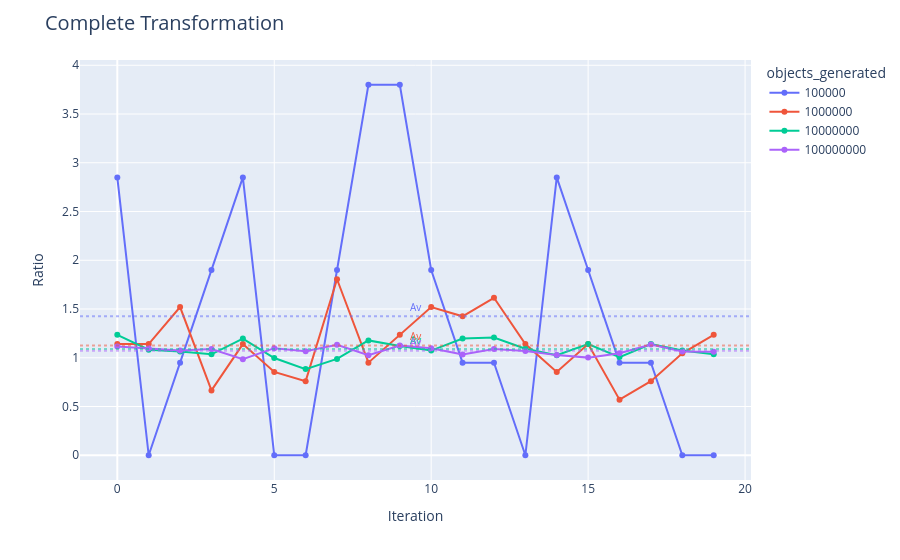

The code cell stored with this chart in its notebook:
### Code cell
import plotly.express as px
import plotly.graph_objects as go

# Gráfico base
fig = px.line(
    df_complete2, 
    x='iteration', 
    y='ratio', 
    color='objects_generated', 
    markers=True
)

# Obtener los colores del gráfico
color_map = {}
for trace in fig.data:
    # A veces trace.name no es exactamente igual al valor de la columna, por eso lo forzamos a string
    color_map[str(trace.name)] = trace.line.color

# Agregar línea horizontal del promedio para cada categoría
for category in df_complete2['objects_generated'].unique():
    color = color_map.get(str(category), 'gray')  # color por defecto si no se encuentra
    avg_value = df_complete2.loc[df_complete2['objects_generated'] == category, 'ratio'].mean()

    fig.add_hline(
        y=avg_value,
        line=dict(color=color, width=2, dash='dot'),
        opacity=0.5,
        annotation_text=f"Av",
        annotation_position="top",
        annotation_font=dict(color=color, size=10)
    )

# Ajustes visuales
fig.update_layout(
    title=dict(text="Complete Transformation", font=dict(size=20)),
    yaxis_title="Ratio",
    xaxis_title="Iteration",
    showlegend=True
)

fig.show()

### Figure 1 — Plotly figure (JSON) as saved in the notebook; plotly's stock layout.template omitted (floating-point values rounded to 4 significant figures)
{"data": [{"hovertemplate": "objects_generated=100000<br>iteration=%{x}<br>ratio=%{y}<extra></extra>", "legendgroup": "100000", "line": {"color": "#636efa", "dash": "solid"}, "marker": {"symbol": "circle"}, "mode": "lines+markers", "name": "100000", "orientation": "v", "showlegend": true, "type": "scatter", "x": [0.0, 1.0, 2.0, 3.0, 4.0, 5.0, 6.0, 7.0, 8.0, 9.0, 10.0, 11.0, 12.0, 13.0, 14.0, 15.0, 16.0, 17.0, 18.0, 19.0], "xaxis": "x", "y": [2.85, 0.0, 0.9501, 1.9, 2.85, 0.0, 0.0, 1.9, 3.8, 3.8, 1.9, 0.9501, 0.9501, 0.0, 2.85, 1.9, 0.9501, 0.9501, 0.0, 0.0], "yaxis": "y"}, {"hovertemplate": "objects_generated=1000000<br>iteration=%{x}<br>ratio=%{y}<extra></extra>", "legendgroup": "1000000", "line": {"color": "#EF553B", "dash": "solid"}, "marker": {"symbol": "circle"}, "mode": "lines+markers", "name": "1000000", "orientation": "v", "showlegend": true, "type": "scatter", "x": [0.0, 1.0, 2.0, 3.0, 4.0, 5.0, 6.0, 7.0, 8.0, 9.0, 10.0, 11.0, 12.0, 13.0, 14.0, 15.0, 16.0, 17.0, 18.0, 19.0], "xaxis": "x", "y": [1.14, 1.14, 1.52, 0.6651, 1.14, 0.8551, 0.7601, 1.805, 0.9501, 1.235, 1.52, 1.425, 1.615, 1.14, 0.8551, 1.14, 0.57, 0.7601, 1.045, 1.235], "yaxis": "y"}, {"hovertemplate": "objects_generated=10000000<br>iteration=%{x}<br>ratio=%{y}<extra></extra>", "legendgroup": "10000000", "line": {"color": "#00cc96", "dash": "solid"}, "marker": {"symbol": "circle"}, "mode": "lines+markers", "name": "10000000", "orientation": "v", "showlegend": true, "type": "scatter", "x": [0.0, 1.0, 2.0, 3.0, 4.0, 5.0, 6.0, 7.0, 8.0, 9.0, 10.0, 11.0, 12.0, 13.0, 14.0, 15.0, 16.0, 17.0, 18.0, 19.0], "xaxis": "x", "y": [1.235, 1.083, 1.064, 1.036, 1.197, 0.9976, 0.8836, 0.9881, 1.178, 1.121, 1.074, 1.197, 1.207, 1.093, 1.026, 1.14, 1.007, 1.14, 1.074, 1.036], "yaxis": "y"}, {"hovertemplate": "objects_generated=100000000<br>iteration=%{x}<br>ratio=%{y}<extra></extra>", "legendgroup": "100000000", "line": {"color": "#ab63fa", "dash": "solid"}, "marker": {"symbol": "circle"}, "mode": "lines+markers", "name": "100000000", "orientation": "v", "showlegend": true, "type": "scatter", "x": [0.0, 1.0, 2.0, 3.0, 4.0, 5.0, 6.0, 7.0, 8.0, 9.0, 10.0, 11.0, 12.0, 13.0, 14.0, 15.0, 16.0, 17.0, 18.0, 19.0], "xaxis": "x", "y": [1.116, 1.097, 1.075, 1.089, 0.9852, 1.098, 1.068, 1.132, 1.025, 1.125, 1.096, 1.035, 1.09, 1.07, 1.027, 1.001, 1.047, 1.135, 1.065, 1.062], "yaxis": "y"}], "layout": {"annotations": [{"font": {"color": "#636efa", "size": 10}, "showarrow": false, "text": "Av", "x": 0.5, "xanchor": "center", "xref": "x domain", "y": 1.425, "yanchor": "bottom", "yref": "y"}, {"font": {"color": "#EF553B", "size": 10}, "showarrow": false, "text": "Av", "x": 0.5, "xanchor": "center", "xref": "x domain", "y": 1.126, "yanchor": "bottom", "yref": "y"}, {"font": {"color": "#00cc96", "size": 10}, "showarrow": false, "text": "Av", "x": 0.5, "xanchor": "center", "xref": "x domain", "y": 1.089, "yanchor": "bottom", "yref": "y"}, {"font": {"color": "#ab63fa", "size": 10}, "showarrow": false, "text": "Av", "x": 0.5, "xanchor": "center", "xref": "x domain", "y": 1.072, "yanchor": "bottom", "yref": "y"}], "legend": {"title": {"text": "objects_generated"}, "tracegroupgap": 0}, "margin": {"t": 60}, "shapes": [{"line": {"color": "#636efa", "dash": "dot", "width": 2}, "opacity": 0.5, "type": "line", "x0": 0, "x1": 1, "xref": "x domain", "y0": 1.425, "y1": 1.425, "yref": "y"}, {"line": {"color": "#EF553B", "dash": "dot", "width": 2}, "opacity": 0.5, "type": "line", "x0": 0, "x1": 1, "xref": "x domain", "y0": 1.126, "y1": 1.126, "yref": "y"}, {"line": {"color": "#00cc96", "dash": "dot", "width": 2}, "opacity": 0.5, "type": "line", "x0": 0, "x1": 1, "xref": "x domain", "y0": 1.089, "y1": 1.089, "yref": "y"}, {"line": {"color": "#ab63fa", "dash": "dot", "width": 2}, "opacity": 0.5, "type": "line", "x0": 0, "x1": 1, "xref": "x domain", "y0": 1.072, "y1": 1.072, "yref": "y"}], "showlegend": true, "title": {"font": {"size": 20}, "text": "Complete Transformation"}, "xaxis": {"anchor": "y", "domain": [0, 1], "title": {"text": "Iteration"}}, "yaxis": {"anchor": "x", "domain": [0, 1], "title": {"text": "Ratio"}}}}
